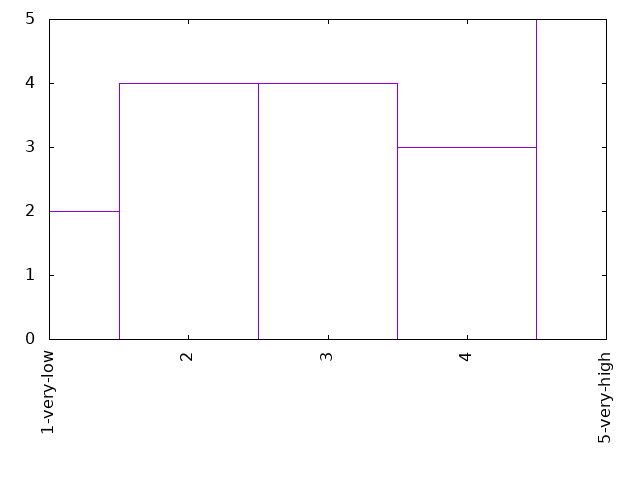

The script that drew this image:
set term png
set out "18-20freetime.png"
set key off
set xtics rotate
set yrange[0:5]

plot '18-20freetime.dat' using 1:xticlabel(2) with boxes
